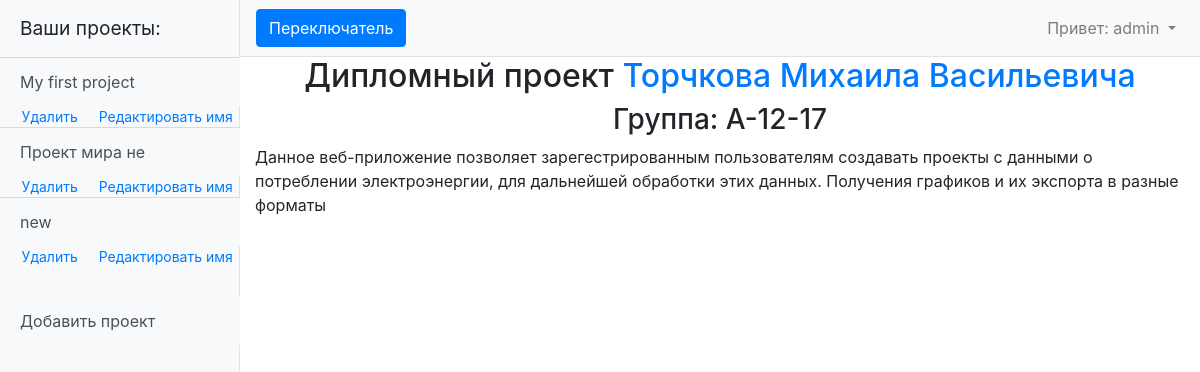
Page / (signed in) on the earlier database version.
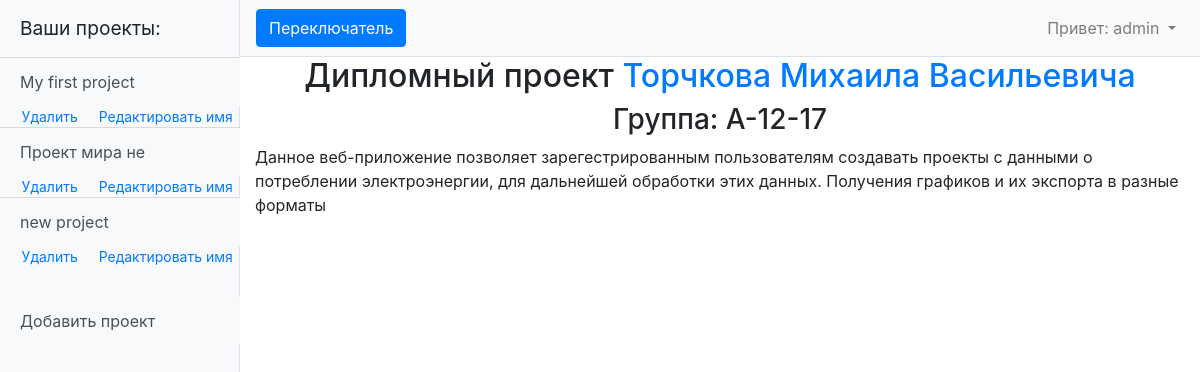
Same page on the later database version.
### myapp/models.py (models this page shows, shortened)
class Data(models.Model):
    month = 'M'
    FIELD = [
        (month, 'ежемесячные данные'),
    ]
    project = models.ForeignKey(Project, on_delete=models.CASCADE)
    project_type = models.CharField(max_length=1, choices=FIELD, default='M')
    data = models.TextField(default='0 0 0 0 0 0 0 0 0 0 0 0')
    begin_heating = models.DateField(default=f'{datetime.now().year - 1}-10-15')
    end_heating = models.DateField(default=f'{datetime.now().year}-04-15')
    coef = models.FloatField(default=1.1)

class Project(models.Model):
    user = models.ForeignKey(User, on_delete=models.CASCADE)
    project_name = models.CharField(max_length=255, unique=True)
    project_date_creation = models.DateTimeField(auto_now_add=True)

### myapp/views.py (the view)
# urls.py: path('', IndexView.as_view()),
class IndexView(ListView):
    model = Data
    template_name = 'index.html'
    context_object_name = 'project'
    def get_context_data(self, **kwargs):
        context = super().get_context_data(**kwargs)
        context['a_project'] = Data.objects.filter(project__user__username=self.request.user)
        return context

### templates/index.html (shortened to what this page needs)
{% extends 'default.html' %}
{% block content %}
    <div style="display: flex; flex-direction: column; align-items: center">
        <h2>Дипломный проект <a href="https://vk.com/freeten1">Торчкова Михаила Васильевича</a></h2>
        <h3>Группа: А-12-17</h3>
        <p>Данное веб-приложение позволяет зарегестрированным пользователям создавать проекты с данными о потреблении
электроэнергии, для дальнейшей обработки этих данных. Получения графиков и их экспорта в разные форматы</p>
    </div>
{% endblock content%}

### templates/default.html (shortened to what this page needs)
{% load static %}
<!DOCTYPE html>
<html lang="ru">
<head>
    <link href="{% static 'vendor/bootstrap/css/bootstrap.min.css' %}" rel="stylesheet ">
    <link href="{% static 'css/simple-sidebar.css' %}" rel="stylesheet">
    <link href="{% static 'my_style.css' %}" rel="stylesheet">
    <link href="{% static 'style_for_graph' %}" rel="stylesheet">
</head>
<body>
  <div class="d-flex" id="wrapper">
    <div class="bg-light border-right" id="sidebar-wrapper" style="max-width: 240px;">
      <div class="sidebar-heading">Ваши проекты:</div>
      <div class="list-group list-group-flush">
          {% if user.is_authenticated %}
              {% for project in a_project %}
                  <a href="/projects/{{ project.id }}" class="list-group-item list-group-item-action bg-light" style="border-width: 1px 0 0;">{{ project.project.project_name }}</a>
                  <div class="div-del-ed">
                    <a class="" style="margin-left: 0; font-size: 14px" href="/delete/{{ project.project.id }}">Удалить</a>
                    <a class="" style="margin-left: 0; font-size: 14px" href="/create_project/{{ project.project.id }}">Редактировать имя</a>
                  </div>
              {% endfor %}
              <a href="/create_project" class="list-group-item list-group-item-action bg-light" style="margin-top: 30px;">Добавить проект</a>
          {% else %}
              <p class="list-group-item">Здесь будут отображаться ваши проекты </p>
          {% endif %}
      </div>
    </div>
    <div id="page-content-wrapper">
      <nav class="navbar navbar-expand-lg navbar-light bg-light border-bottom">
        <button class="btn btn-primary" id="menu-toggle">Переключатель</button>
        <div class="collapse navbar-collapse" id="navbarSupportedContent">
          <ul class="navbar-nav ml-auto mt-2 mt-lg-0">
            {% if user.is_authenticated %}
              <li class="nav-item dropdown">
                <a class="nav-link dropdown-toggle" href="#" id="navbarDropdown" role="button" data-toggle="dropdown" aria-haspopup="true" aria-expanded="false">
                  <span>Привет: {{ user.username }}</span>
                </a>
              </li>
            {% endif %}
          </ul>
        </div>
      </nav>
      <div class="container-fluid">
        {% block content %}{% endblock content %}
      </div>
    </div>
  </div>
</body>
</html>

Differences in the rows shown:
removed Data: project.project_name "new"
added Data: project.project_name "new project"
